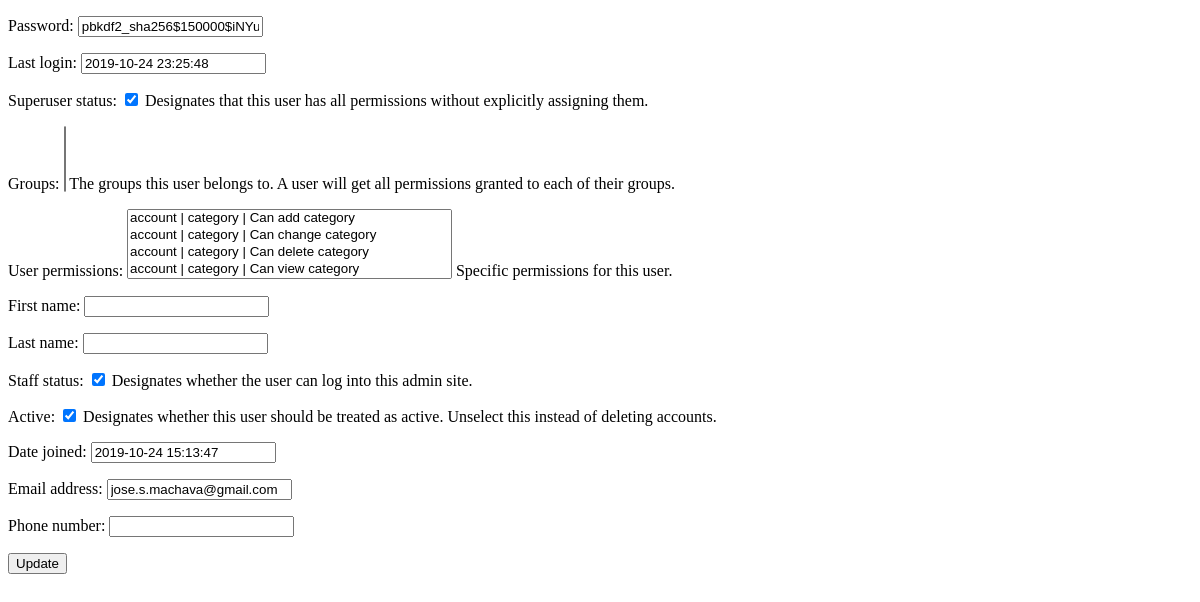
The page /dashboard/user/1/update on the database as committed earlier.
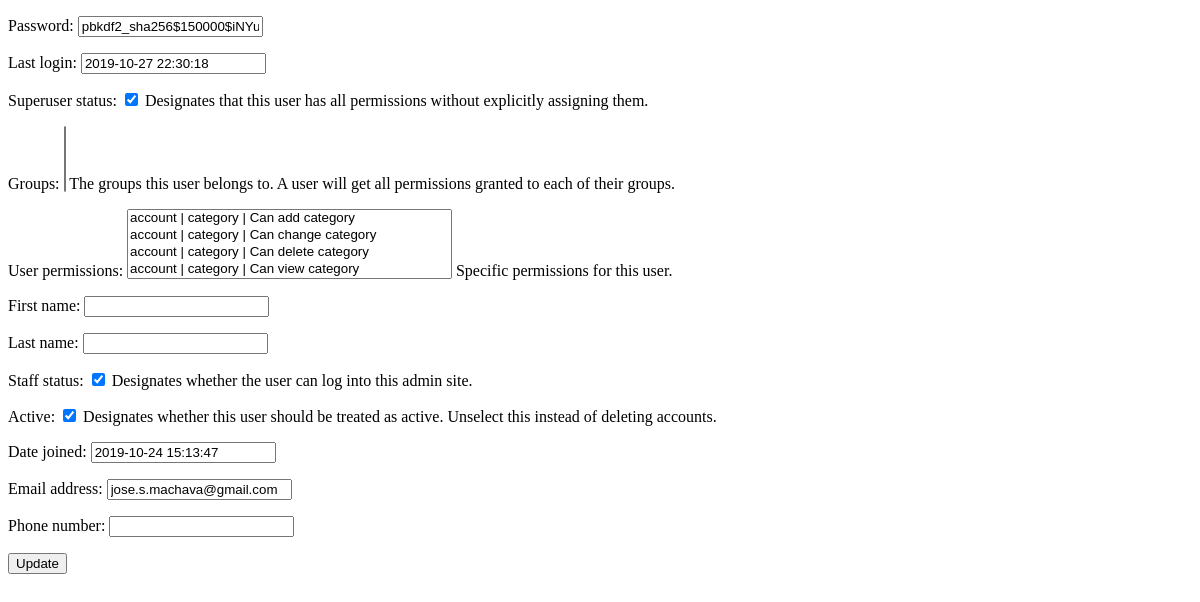
The same page on the database as committed later.
### account/models.py (models this page shows)
class User(AbstractUser):
    username = None
    email = models.EmailField(_('email address'), unique=True)
    phone_regex = RegexValidator(regex=r'^\+?258?\d{9,13}$', message="O número de telefone deve ser digitado no formato: '+258849293949'. São permitidos até 13 dígitos.")
    phone_number = models.CharField(validators=[phone_regex], max_length=13, blank=True) # validators should be a list
    USERNAME_FIELD = 'email'
    REQUIRED_FIELDS = []
    objects = UserManager()

### dashboard/views.py (the view, shortened to what this page needs)
# urls.py: path('user/<int:pk>/update', views.UserUpdateView.as_view(),
class UserUpdateView(UpdateView):
    model = User
    template_name = 'dashboard/user/update.html'
    context_object_name = 'user'
    fields = "__all__"

### price/templates/dashboard/user/update.html (shortened to what this page needs)
<!DOCTYPE html>
<html lang="en">
<head>
</head>
<body>
<form method="post">
    {{form.as_p}}
    <button type="submit" class="btn btn-success">Update</button>
</form>
</body>
</html>

Rows that differ between the two databases and show on the page:
changed User "pbkdf2_sha256$150000$iNYuDF5gBmW0$zletYEUs3Ap5zReFRNO/7GE4N+xxGlEnG3TlmWgCsRk=": last_login "2019-10-24 23:25:48" → "2019-10-27 22:30:18"
